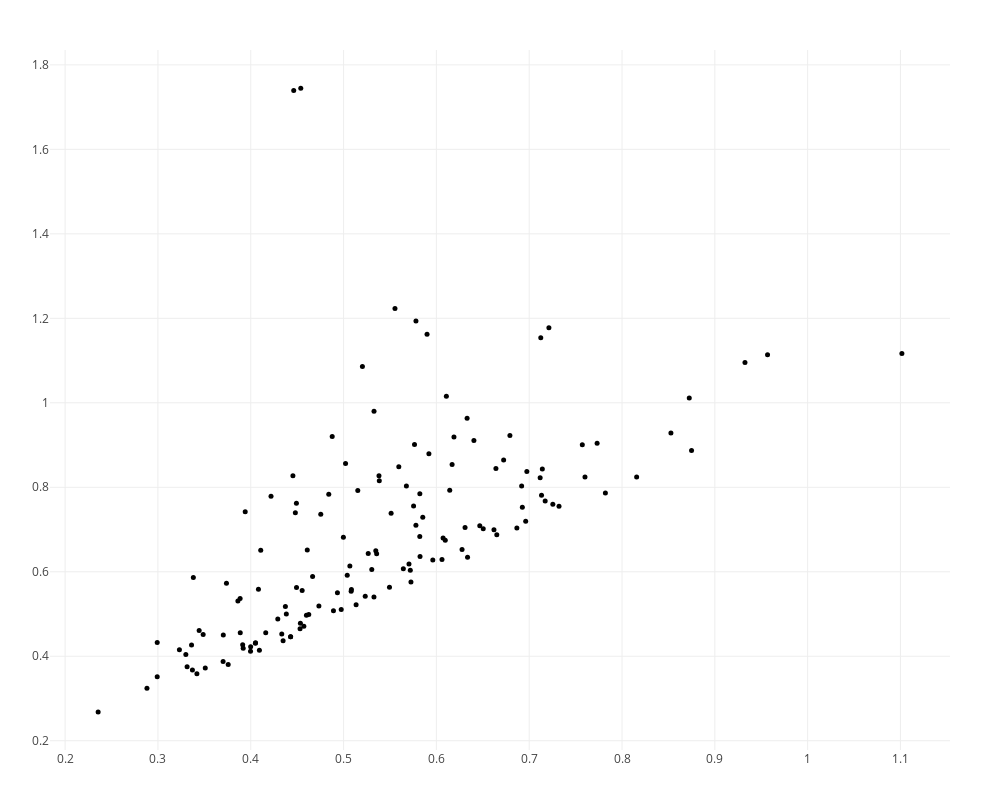

Source (notebook cell):
### Code cell
plotpersistencediagram_pjs(PH, dim=1)

### Figure 1 — Plotly figure (JSON) as saved in the notebook; plotly's stock layout.template omitted (floating-point values rounded to 4 significant figures; data arrays with more than 128 entries replaced by an {"elided": "..."} marker saying what was removed)
{"data": [{"hoverinfo": "x+y+text", "marker": {"color": "black", "size": 5}, "mode": "markers", "text": {"elided": "142 str values"}, "textfont": {"family": "Raleway, sans-serif"}, "textposition": "top center", "type": "scatter", "x": {"elided": "142 float values"}, "y": {"elided": "142 float values"}}, {"hoverinfo": "x+text", "marker": {"color": "red", "size": 6}, "mode": "markers", "text": [], "textfont": {"family": "Raleway, sans-serif"}, "textposition": "top center", "type": "scatter", "x": [], "y": []}], "layout": {"height": 800, "hovermode": "closest", "margin": {"b": 50, "l": 50, "r": 50, "t": 50}, "scene": {"aspectmode": "manual", "aspectratio": {"x": 1, "y": 1.705}}, "showlegend": false, "width": 1000}}
